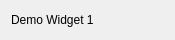
<?xml version="1.0" encoding="UTF-8"?>
<ui version="4.0">
 <class>Form</class>
 <widget class="QWidget" name="Form">
  <property name="geometry">
   <rect>
    <x>0</x>
    <y>0</y>
    <width>175</width>
    <height>40</height>
   </rect>
  </property>
  <property name="windowTitle">
   <string>Form</string>
  </property>
  <layout class="QVBoxLayout" name="verticalLayout">
   <item>
    <widget class="QLabel" name="label">
     <property name="text">
      <string>Demo Widget 1</string>
     </property>
    </widget>
   </item>
  </layout>
 </widget>
 <resources/>
 <connections/>
</ui>
